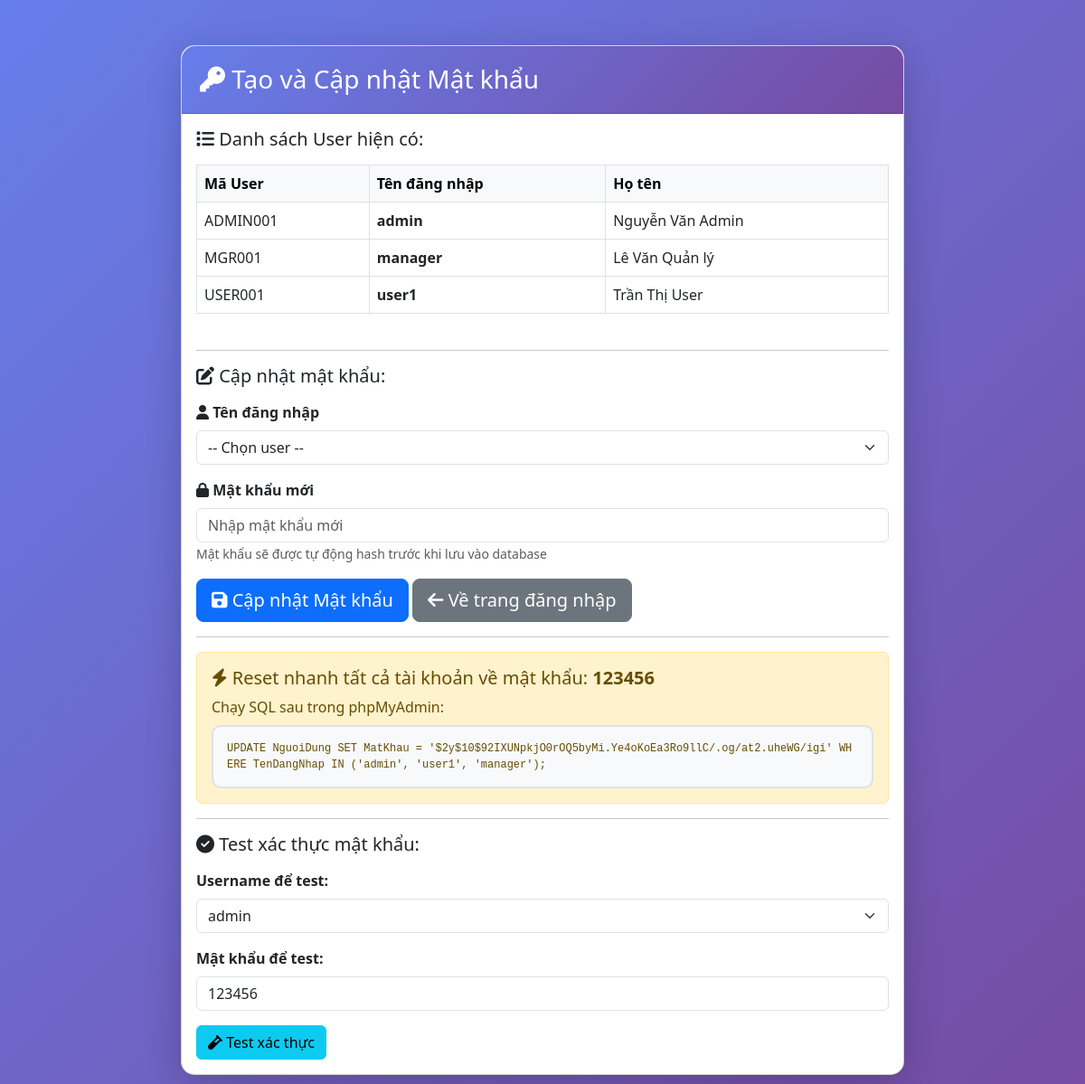
Before: /create_password.php with the older database file.
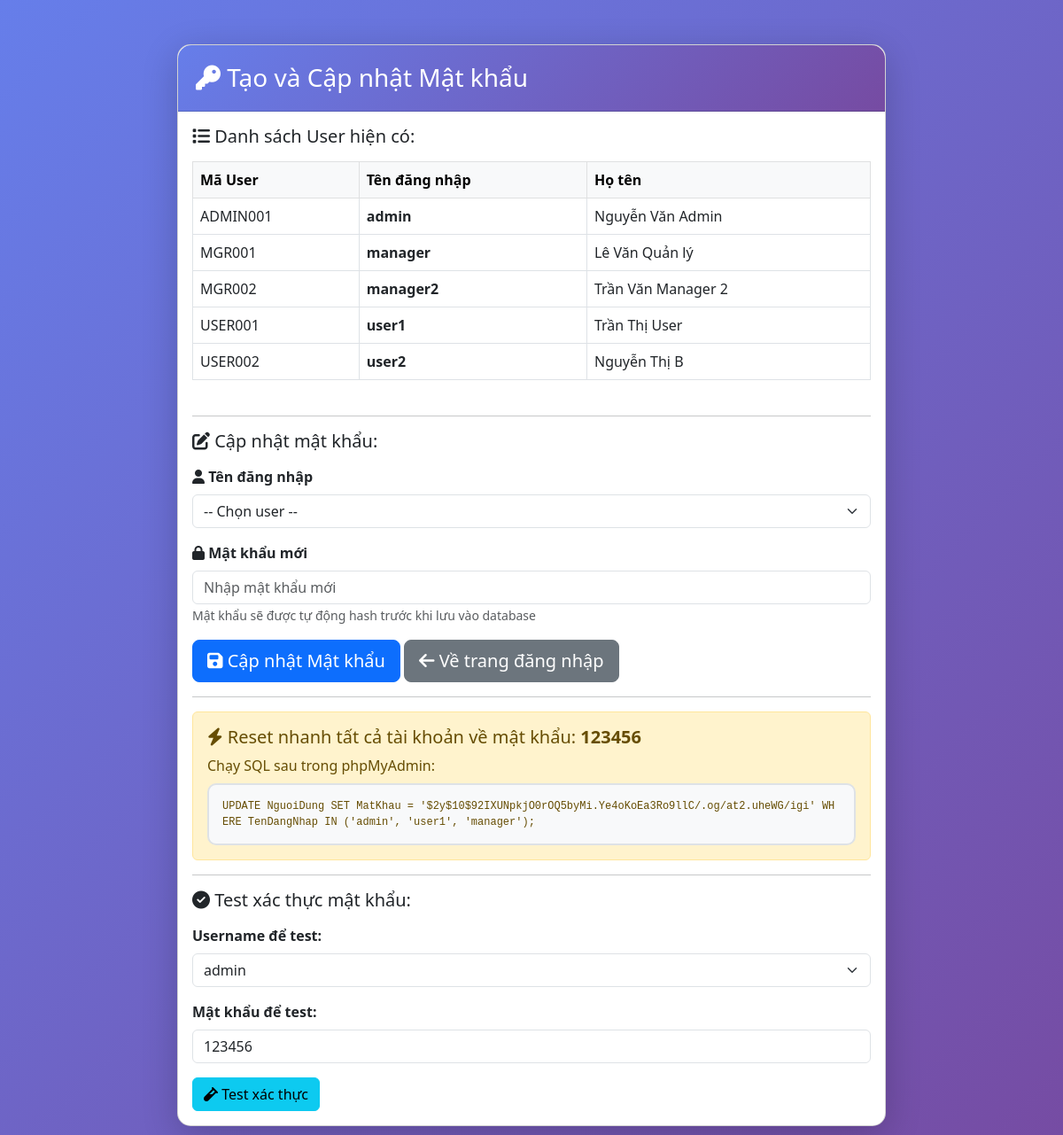
After: the same page with the newer database file.
### tables this page shows
CREATE TABLE `nguoidung` (
  `MaNguoiDung` varchar(50) NOT NULL,
  `TenDangNhap` varchar(50) NOT NULL,
  `MatKhau` varchar(255) NOT NULL,
  `HoTen` varchar(100) NOT NULL,
  `Email` varchar(100) NOT NULL,
  `GioiTinh` enum('Nam','Nu') DEFAULT 'Nam',
  `ViTri` varchar(100) NOT NULL,
  `KhoaPhong` varchar(100) DEFAULT NULL,
  `MaVaiTro` int(11) NOT NULL DEFAULT 2,
  `NamBatDauLamViec` datetime DEFAULT NULL,
  `SoNgayPhepNam` int(11) DEFAULT 12,
  `SoNgayPhepDaDung` decimal(5,1) DEFAULT 0.0,
  `SoNgayPhepTonNamTruoc` decimal(5,1) DEFAULT 0.0 COMMENT 'Số ngày phép tồn từ năm trước (chỉ dùng được trong Q1)',
  `NamPhepTon` int(11) DEFAULT NULL,
  `NgayTao` timestamp NOT NULL DEFAULT current_timestamp()
);

### create_password.php (the view, shortened to what this page needs)
<?php
$pdo = getDBConnection();
$users = $pdo->query("SELECT MaNguoiDung, TenDangNhap, HoTen FROM NguoiDung")->fetchAll();
?>
<!DOCTYPE html>
<html lang="vi">
<head>
    <link href="https://cdn.jsdelivr.net/npm/bootstrap@5.3.0/dist/css/bootstrap.min.css" rel="stylesheet">
    <link rel="stylesheet" href="https://cdnjs.cloudflare.com/ajax/libs/font-awesome/6.4.0/css/all.min.css">
</head>
<body>
    <div class="container-box">
        <div class="card">
            <div class="card-header">
                <h3 class="mb-0">
                    <i class="fas fa-key"></i> Tạo và Cập nhật Mật khẩu
                </h3>
            </div>
            <div class="card-body">
                <h5 class="mb-3"><i class="fas fa-list"></i> Danh sách User hiện có:</h5>
                <div class="table-responsive mb-4">
                    <table class="table table-bordered table-hover">
                        <thead class="table-light">
                            <tr>
                                <th>Mã User</th>
                                <th>Tên đăng nhập</th>
                                <th>Họ tên</th>
                            </tr>
                        </thead>
                        <tbody>
                            <?php foreach ($users as $user): ?>
                            <tr>
                                <td><?= htmlspecialchars($user['MaNguoiDung']) ?></td>
                                <td><strong><?= htmlspecialchars($user['TenDangNhap']) ?></strong></td>
                                <td><?= htmlspecialchars($user['HoTen']) ?></td>
                            </tr>
                            <?php endforeach; ?>
                        </tbody>
                    </table>
                </div>
                <hr>
                <h5 class="mb-3"><i class="fas fa-edit"></i> Cập nhật mật khẩu:</h5>
                <form method="POST" action="">
                    <div class="mb-3">
                        <label class="form-label fw-bold">
                            <i class="fas fa-user"></i> Tên đăng nhập
                        </label>
                        <select class="form-select" name="username" required>
                            <option value="">-- Chọn user --</option>
                        </select>
                    </div>
                    <div class="mb-3">
                        <label class="form-label fw-bold">
                            <i class="fas fa-lock"></i> Mật khẩu mới
                        </label>
                        <input type="text"
                               class="form-control"
                               name="password"
                               placeholder="Nhập mật khẩu mới"
                               required>
                        <small class="text-muted">
                            Mật khẩu sẽ được tự động hash trước khi lưu vào database
                        </small>
                    </div>
                    <button type="submit" class="btn btn-primary btn-lg">
                        <i class="fas fa-save"></i> Cập nhật Mật khẩu
                    </button>
                    <a href="views/login.php" class="btn btn-secondary btn-lg">
                        <i class="fas fa-arrow-left"></i> Về trang đăng nhập
                    </a>
                </form>
                <hr>
                <div class="alert alert-warning">
                    <h5><i class="fas fa-bolt"></i> Reset nhanh tất cả tài khoản về mật khẩu: <strong>123456</strong></h5>
                    <p class="mb-2">Chạy SQL sau trong phpMyAdmin:</p>
                    <div class="hash-output">
UPDATE NguoiDung SET
    MatKhau = '$2y$10$92IXUNpkjO0rOQ5byMi.Ye4oKoEa3Ro9llC/.og/at2.uheWG/igi'
WHERE TenDangNhap IN ('admin', 'user1', 'manager');
                    </div>
                </div>
                <hr>
                <h5 class="mb-3"><i class="fas fa-check-circle"></i> Test xác thực mật khẩu:</h5>
                <form method="GET" action="test_verify_password.php" target="_blank">
                    <div class="mb-3">
                        <label class="form-label fw-bold">Username để test:</label>
                        <select class="form-select" name="username">
                            <?php foreach ($users as $user): ?>
                            <option value="<?= htmlspecialchars($user['TenDangNhap']) ?>">
                                <?= htmlspecialchars($user['TenDangNhap']) ?>
                            </option>
                            <?php endforeach; ?>
                        </select>
                    </div>
                    <div class="mb-3">
                        <label class="form-label fw-bold">Mật khẩu để test:</label>
                        <input type="text" class="form-control" name="password" value="123456">
                    </div>
                    <button type="submit" class="btn btn-info">
                        <i class="fas fa-vial"></i> Test xác thực
                    </button>
                </form>
            </div>
        </div>
    </div>
</body>
</html>

Changed rows visible on the page:
added nguoidung: MaNguoiDung "MGR002", TenDangNhap "manager2", HoTen "Trần Văn Manager 2"
added nguoidung: MaNguoiDung "USER002", TenDangNhap "user2", HoTen "Nguyễn Thị B"
